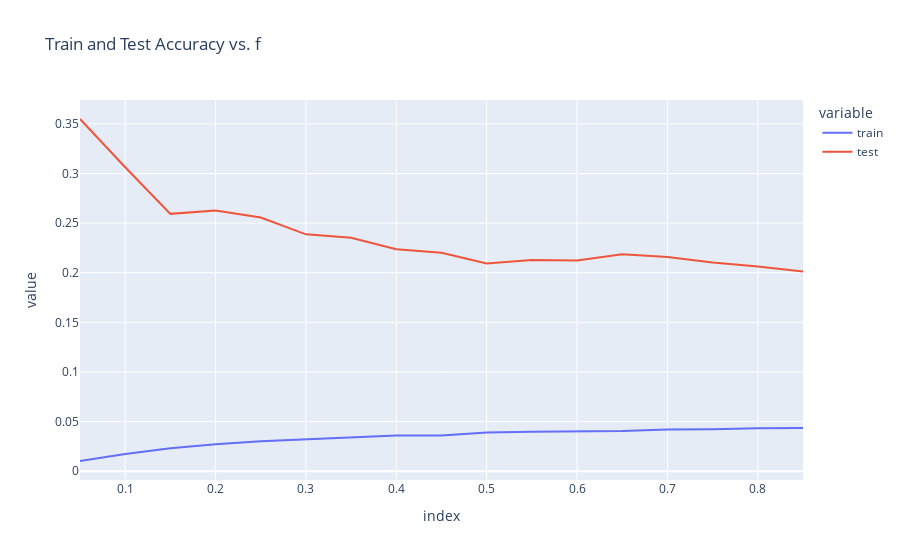

This figure's notebook cell:
### Code cell
fig = px.line(df_f_accuracy, x=df_f_accuracy.index, y=['train', 'test'], title='Train and Test Accuracy vs. f')
fig.show()

### Figure 1 — Plotly figure (JSON) as saved in the notebook; plotly's stock layout.template omitted (floating-point values rounded to 4 significant figures)
{"data": [{"hovertemplate": "variable=train<br>index=%{x}<br>value=%{y}<extra></extra>", "legendgroup": "train", "line": {"color": "#636efa", "dash": "solid"}, "marker": {"symbol": "circle"}, "mode": "lines", "name": "train", "orientation": "v", "showlegend": true, "type": "scatter", "x": [0.05, 0.1, 0.15, 0.2, 0.25, 0.3, 0.35, 0.4, 0.45, 0.5, 0.55, 0.6, 0.65, 0.7, 0.75, 0.8, 0.85], "xaxis": "x", "y": [0.01028, 0.01723, 0.02304, 0.02722, 0.03015, 0.03195, 0.03349, 0.03598, 0.03608, 0.03898, 0.03979, 0.03996, 0.0404, 0.04201, 0.04217, 0.0433, 0.04359], "yaxis": "y"}, {"hovertemplate": "variable=test<br>index=%{x}<br>value=%{y}<extra></extra>", "legendgroup": "test", "line": {"color": "#EF553B", "dash": "solid"}, "marker": {"symbol": "circle"}, "mode": "lines", "name": "test", "orientation": "v", "showlegend": true, "type": "scatter", "x": [0.05, 0.1, 0.15, 0.2, 0.25, 0.3, 0.35, 0.4, 0.45, 0.5, 0.55, 0.6, 0.65, 0.7, 0.75, 0.8, 0.85], "xaxis": "x", "y": [0.355, 0.3064, 0.2594, 0.2627, 0.2557, 0.2387, 0.2352, 0.2236, 0.2201, 0.2094, 0.2128, 0.2123, 0.2187, 0.2159, 0.2103, 0.2063, 0.2012], "yaxis": "y"}], "layout": {"legend": {"title": {"text": "variable"}, "tracegroupgap": 0}, "title": {"text": "Train and Test Accuracy vs. f"}, "xaxis": {"anchor": "y", "domain": [0, 1], "title": {"text": "index"}}, "yaxis": {"anchor": "x", "domain": [0, 1], "title": {"text": "value"}}}}
